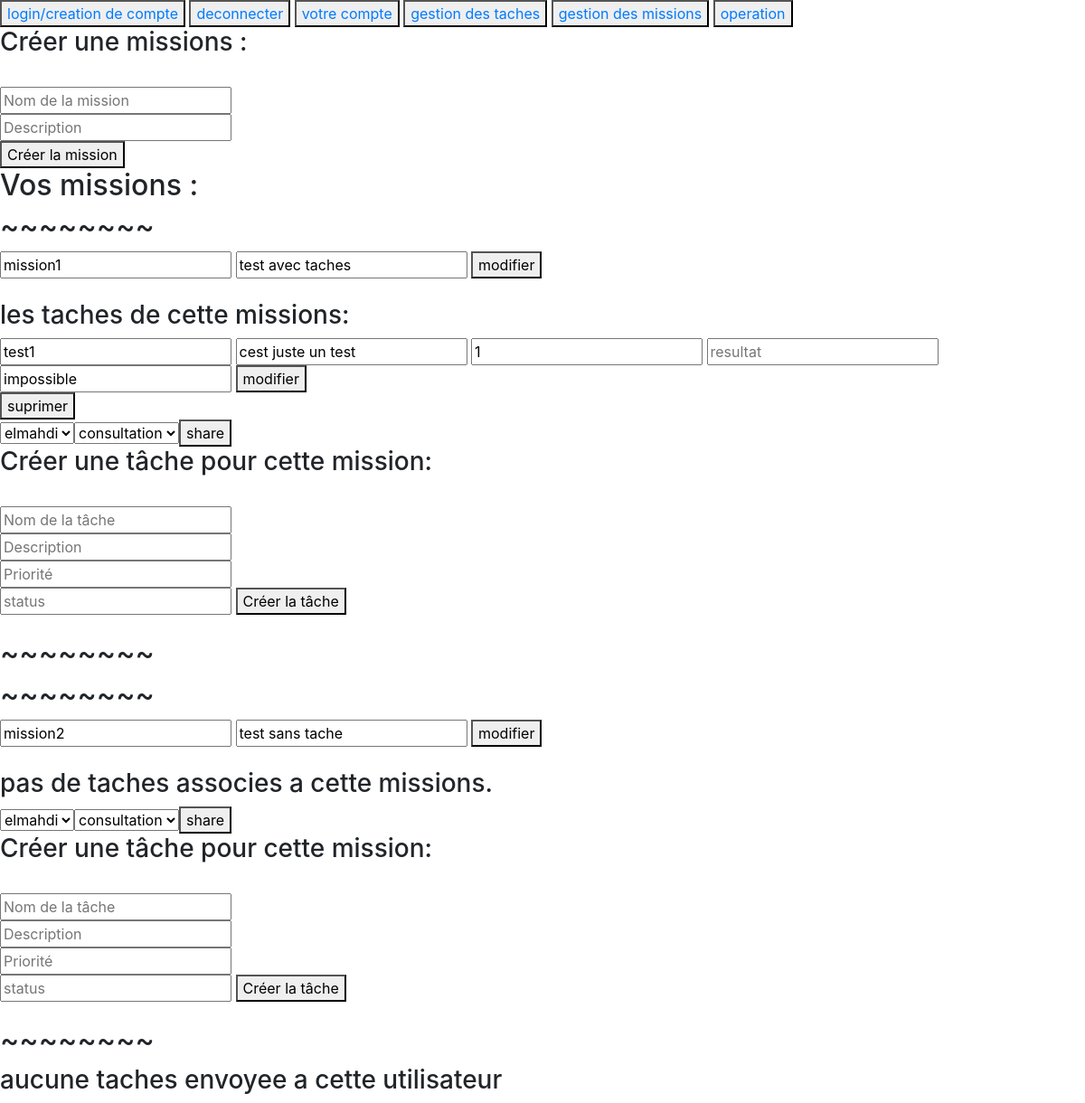
The page /mission.php (signed in) on the database its author committed.
### tables this page shows
CREATE TABLE `missions` (
  `id` int(5) NOT NULL,
  `nom` varchar(20) NOT NULL,
  `description` text NOT NULL,
  `user_id` int(5) NOT NULL
);

CREATE TABLE `tasks` (
  `id` int(5) NOT NULL,
  `nom` varchar(20) NOT NULL,
  `description` text NOT NULL,
  `resultat` text NOT NULL,
  `priorites` int(20) NOT NULL,
  `status` varchar(20) NOT NULL,
  `user_id` int(5) NOT NULL,
  `missions_id` int(5) NOT NULL
);

### mission.php (the view, shortened to what this page needs)
<!DOCTYPE html>
<html lang="en">
<head>
    <link rel="stylesheet" href="https://stackpath.bootstrapcdn.com/bootstrap/4.5.2/css/bootstrap.min.css">
</head>
<body>
<?php
require 'conndb.php';
require 'menu.php';
if (isset($_SESSION['loggedin']) && $_SESSION['loggedin'] === true) {
    $user_id = $_SESSION['user_id'];
?>
    <form action='register.php' method='POST'>
    <h3> Créer une missions :</h3><br>
   <input type='text' placeholder='Nom de la mission' name='nom' required><br>
   <input type='text' placeholder='Description' name='description' required><br>
   <button type='submit'>Créer la mission</button>
   </form>
  <?php
    $sql = "SELECT * FROM missions WHERE user_id = '$user_id'";
    $result = $conn->query($sql);
    if ($result->num_rows > 0) {
        echo "<h2>Vos missions :</h2>";
        foreach($result as $data){
            echo"<h2>~~~~~~~~</h2>";
            echo"<form action='register.php' method='post'>
            <input value='$data[id]' type='hidden' name='id' >
            <input value='$data[nom]' type='text' name='nom' placeholder='nom de la mission'>
            <input value='$data[description]' type='text' name='description' palceholder='descriptiom'>
            <input value='mission' type='hidden' name='mission'>
            <button type='submit'>modifier</button></form><br>";
            $sql2 = "SELECT * FROM tasks WHERE missions_id = '$data[id]'
            order by priorites";
            $result2 = $conn->query($sql2);
            if($result2->num_rows>0){
                echo"<h3>les taches de cette missions:</h3>";
        foreach ($result2 as $data2) {
            echo"<form action='register.php' method='post'>
           <input type='hidden' value='$data2[id]' name='id'>
            <input type='text' value='$data2[nom]' name='nom' >
        <input type='text' value='$data2[description]' name='description' >
        <input type='number' value='$data2[priorites]' name='priorite' placeholder='priorite' >
        <input type='text' value='$data2[resultat]' name='resultat' placeholder='resultat'>
        <input type='hidden' value='tache' name='tache'>
        <input type='text' value='$data2[status]' name='status' placeholder='status'>
    <button type='submit'>modifier</button> </form>
         <form action='register.php' method='post'>
        <input type='hidden' name='sup_id' value='$data2[id]'>
        <button type='submit'>suprimer</button></form>  ";
    }}else{
        echo"<h3>pas de taches associes a cette missions.</h3>";
    }
   $sm="SELECT * from users";
   $resultm=$conn->query($sm);
   echo"<form action='register.php' method='post'>";
   echo"<select name='user'>";
   foreach($resultm as $data2){
   echo"<option value='$data2[id]'>$data2[nom]</option>";
   }
   echo"</select>";
   echo"<select name='droit'>
   <option value='consultation'>consultation</option>
   <option value='modification'>modification</option>
   </select>";
   echo"<button type='submit'>share</button>";
   echo"</form>";
    echo"
    <form action='register.php' method='POST'>
    <h3> Créer une tâche pour cette mission:</h3><br>
   <input type='text' placeholder='Nom de la tâche' name='nom' required><br>
   <input type='text' placeholder='Description' name='description' required><br>
   <input type='number' placeholder='Priorité' name='priorite' required><br>
   <input type='hidden' name='tache' value='creertache'>
   <input type='hidden' name='resultat' >
   <input type='text' placeholder='status' name='status' required>
   <input name='mission_id' type='hidden' value='$data[id]'>
   <button type='submit'>Créer la tâche</button>
   </form><br>";
   echo"<h2>~~~~~~~~</h2>";
}
    } else {
        echo "Aucune mission trouvée.";
    }
    $sql="SELECT * FROM shared_mission where user_partage_id='$_SESSION[user_id]'";
    $result=$conn->query($sql);
    if($result->num_rows>0){
        echo"<h3>les missions envoyee a cet utilsateur:</h3>";
        foreach($result as $data){
            if($data['droit']=='modification'){
                echo"<form action='register.php' method='post'>
                <input value='$data[id]' type='hidden' name='id' >
                <input value='$data[nom]' type='text' name='nom' placeholder='nom de la mission'>
                <input value='$data[description]' type='text' name='description' palceholder='descriptiom'>
                <input value='mission' type='hidden' name='mission'>
                <button type='submit'>modifier</button></form><br>";
            $sql2 = "SELECT * FROM tasks WHERE missions_id = '$data[id]'
            order by priorites";
            $result2 = $conn->query($sql2);
            if($result2->num_rows>0){
                echo"<h3>les taches de cette missions:</h3>";
        foreach ($result2 as $data2) {
            echo"<form action='register.php' method='post'>
           <input type='hidden' value='$data2[id]' name='id'>
            <input type='text' value='$data2[nom]' name='nom' >
        <input type='text' value='$data2[description]' name='description' >
        <input type='number' value='$data2[priorites]' name='priorite' placeholder='priorite' >
        <input type='text' value='$data2[resultat]' name='resultat' placeholder='resultat'>
        <input type='hidden' value='tache' name='tache'>
        <input type='text' value='$data2[status]' name='status' placeholder='status'>
    <button type='submit'>modifier</button> </form>
         <form action='register.php' method='post'>
        <input type='hidden' name='sup_id' value='$data2[id]'>
        <button type='submit'>suprimer</button></form>  ";}}
        else{echo"<h3>pas de taches atachees a cette mission</h3>";}
        }
        else{
            echo"
            <input type='text' value='$data[nom]' name='nom' readonly>
            <input type='text' value='$data[description]' name='description' readonly>";
         $sql2 = "SELECT * FROM tasks WHERE missions_id = '$data[id]'
         order by priorites";
         $result2 = $conn->query($sql2);
         if($result2->num_rows>0){
             echo"<h3>les taches de cette missions:</h3>";
     foreach ($result2 as $data2) {
         echo"<input type='text' value='$data2[nom]' name='nom' readonly>
     <input type='text' value='$data2[description]' name='description' readonly>
     <input type='number' value='$data2[priorites]' name='priorite' placeholder='priorite' readonly>
     <input type='text' value='$data2[resultat]' name='resultat' placeholder='resultat' readonly>
     <input type='text' value='$data2[status]' name='status' placeholder='status readonly'> ";}}
     else{echo"<h3>pas de taches atachees a cette mission</h3>";}
        }
    }}
    else {
        echo"<h3>aucune taches envoyee a cette utilisateur</h3>";
    }
} else {
    header("location:login.php");
}
?>
</body>
</html>

### menu.php (shortened to what this page needs)
<?php
if (isset($_SESSION['loggedin']) && $_SESSION['loggedin'] === true) {
        $etat = $_SESSION['user_etat'];
        $droit = $_SESSION['user_droit'];
?>
<!DOCTYPE html>
<html lang="en">
<head>
  </head>
<body>
    <button><a href="login.php">login/creation de compte</a></button>
    <button><a href="logout.php">deconnecter</a></button>
    <button><a href="user.php">votre compte</a></button>
    <?php
    if($etat=='active'){
    ?>
    <button><a href="task.php">gestion des taches</a></button>
    <button><a href="mission.php">gestion des missions</a></button>
    <?php }
    if($droit=='admin'){?>
    <button><a href="operation.php">operation</a></button>
    <?php
} ?>
</body>
</html>
<?php
}
?>

### rows shown on the page
missions: nom "mission1", description "test avec taches"
tasks: nom "test1", description "cest juste un test", priorite "1", status "impossible"
missions: nom "mission2", description "test sans tache", shows "pas de taches associes a cette missions."

### other values the page prints
form field user "elmahdi"
